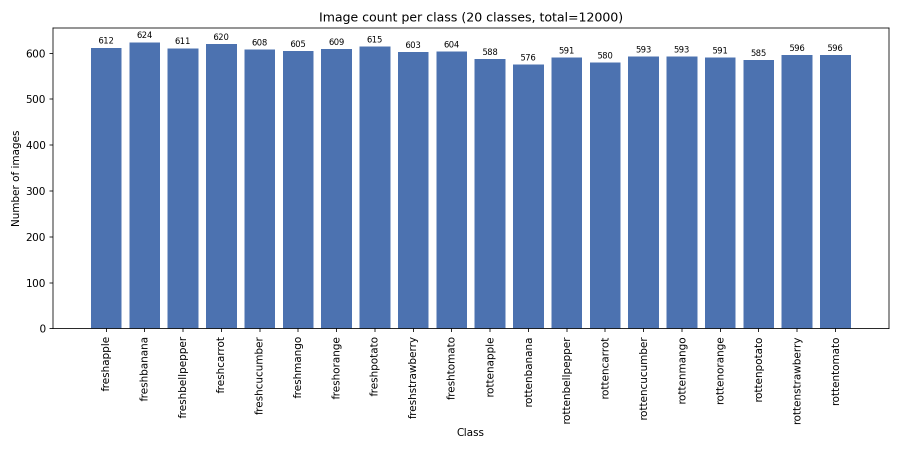
#> input picture results/figures/class_distribution.png, 1800 x 900 px (shown at 1/2 size)
$ python check_images.py --data-dir ../../results/figures
#> lines starting #> are read from the running program, lines starting #| are printed output that depends on the picture
### src/preprocessing/dataset_utils.py
"""Shared helpers for the preprocessing stage (Person 1).

Everything the team relies on for reading the raw dataset lives here so that
the "single source of truth" (docs/file_list.csv) is produced from one place.

Reference pipeline: Yuan & Chen (2024) -- pretrained CNN feature extraction ->
PCA -> SVM/LDA/Bagging. This module only covers reading/scanning the images and
the constants that describe how they must be pre-processed downstream.
"""

from __future__ import annotations

import os
from dataclasses import dataclass

# --------------------------------------------------------------------------
# Global constants (kept in sync with docs/EXPERIMENT_RULES.md)
# --------------------------------------------------------------------------

# The single global random seed. Every random step in the whole project
# (data split, classifier init, cross-validation, ...) must use this value.
RANDOM_STATE = 42

# Input size fed to the pretrained backbones (DenseNet-201 / ResNeXt-101).
IMAGE_SIZE = (224, 224)

# ImageNet normalisation statistics (models are pretrained on ImageNet).
IMAGENET_MEAN = (0.485, 0.456, 0.406)
IMAGENET_STD = (0.229, 0.224, 0.225)

# File extensions we treat as images.
IMAGE_EXTENSIONS = {".jpg", ".jpeg", ".png", ".bmp", ".gif", ".webp"}

# Column order for docs/file_list.csv -- do NOT change without telling 2/3/4.
FILE_LIST_COLUMNS = ["filepath", "label", "split"]


@dataclass
class ImageRecord:
    """One image on disk together with the class label inferred from its folder."""

    filepath: str  # absolute, normalised path
    label: str  # class name (immediate parent folder name)


def _normalise_label(name: str) -> str:
    """Normalise a class-folder name to a stable, lower-case label.

    Different subsets of the Kaggle dataset sometimes spell folders as
    ``freshApples`` / ``fresh_apples`` / ``Fresh Apples``.  We collapse those to
    a single canonical form so the 20 classes do not get double-counted.
    """
    return name.strip().lower().replace(" ", "").replace("-", "").replace("_", "")


def scan_images(data_dir: str) -> list[ImageRecord]:
    """Recursively scan ``data_dir`` and return one record per image file.

    The class label is taken from the *immediate parent folder* of each image,
    which matches the layout of the Kaggle
    ``muhriddinmuxiddinov/fruits-and-vegetables-dataset`` (one folder per class,
    optionally nested under a train/test folder we intentionally ignore because
    Person 1 re-splits everything from scratch).

    Files are returned sorted by path so the scan is deterministic across runs
    and machines -- this is what makes the resulting split reproducible.
    """
#> called with data_dir = '../../results/figures'
    if not os.path.isdir(data_dir):
        raise FileNotFoundError(
            f"Data directory not found: {data_dir!r}. "
            "Point --data-dir at the extracted Kaggle dataset "
            "(see src/preprocessing/download_data.py)."
        )

    records: list[ImageRecord] = []
    for root, _dirs, files in os.walk(data_dir):
        for fname in files:
            ext = os.path.splitext(fname)[1].lower()
            if ext not in IMAGE_EXTENSIONS:
                continue
            parent = os.path.basename(os.path.normpath(root))
            label = _normalise_label(parent)
            filepath = os.path.abspath(os.path.join(root, fname))
            records.append(ImageRecord(filepath=filepath, label=label))

    records.sort(key=lambda r: r.filepath)
    return records


def summarise_labels(records: list[ImageRecord]) -> dict[str, int]:
    """Return an ordered {label: count} dict (sorted by label name)."""
    counts: dict[str, int] = {}
    for rec in records:
        counts[rec.label] = counts.get(rec.label, 0) + 1
    return dict(sorted(counts.items()))

### src/preprocessing/check_images.py
"""Stage 1.1 + 1.2 -- dataset integrity check and class distribution.

For every image in the dataset this script:
  1. Tries to open/decode it with Pillow (and, if installed, OpenCV as a second
     opinion). Any file that fails is written to a "corrupt files" report.
  2. Records its format and (width, height) so we can see the size distribution
     and decide whether a global resize is enough.
  3. Counts images per class and saves a class-distribution bar chart.

Outputs (all under results/ and docs/):
  results/figures/class_distribution.png
  results/tables/image_stats.csv         (per-image: path, label, format, w, h, ok)
  results/tables/format_size_summary.csv (aggregate format + size summary)
  docs/corrupt_files.txt                 (one bad file path per line; may be empty)

Usage:
  python src/preprocessing/check_images.py --data-dir path/to/dataset
"""

from __future__ import annotations

import argparse
import os
import sys
import warnings

import pandas as pd
from PIL import Image

# Make "import dataset_utils" work whether run as a module or a plain script.
sys.path.insert(0, os.path.dirname(os.path.abspath(__file__)))
import dataset_utils as du  # noqa: E402

# Pillow refuses truncated files by default with a warning; treat as an error.
warnings.simplefilter("error", Image.DecompressionBombWarning)

try:
    import cv2  # optional second-opinion decoder

    _HAS_CV2 = True
except Exception:  # pragma: no cover - opencv is optional
    _HAS_CV2 = False

# Repo root = two levels up from this file (src/preprocessing/ -> repo/).
REPO_ROOT = os.path.abspath(os.path.join(os.path.dirname(__file__), "..", ".."))
FIG_DIR = os.path.join(REPO_ROOT, "results", "figures")
TABLE_DIR = os.path.join(REPO_ROOT, "results", "tables")
DOCS_DIR = os.path.join(REPO_ROOT, "docs")


def inspect_image(path: str) -> dict:
    """Open one image and return its format/size, or mark it as corrupt.

    ``Image.verify()`` checks the file is not truncated; we then re-open to read
    the real size (verify() leaves the file object unusable). If OpenCV is
    available we also require it to decode the file, catching a class of files
    Pillow accepts but that break other libraries downstream.
    """
#> called with path = 'results/figures/class_distribution.png'
    info = {"format": None, "width": None, "height": None, "ok": False, "error": ""}
    try:
        with Image.open(path) as im:
#> im is the input picture: PIL image 1800x900 RGBA; mean R, G, B, A 175.8, 191.7, 217.6, 255
            im.verify()
        with Image.open(path) as im:
            info["format"] = im.format
            info["width"], info["height"] = im.size

        if _HAS_CV2:
            arr = cv2.imread(path)
            if arr is None:
                raise ValueError("cv2 failed to decode")

        info["ok"] = True
    except Exception as exc:  # noqa: BLE001 - we want to record any failure
        info["error"] = f"{type(exc).__name__}: {exc}"
    return info


def plot_class_distribution(counts: dict[str, int], out_path: str) -> None:
#> called with out_path = 'results/figures/class_distribution.png'
    import matplotlib

    matplotlib.use("Agg")  # headless: never try to open a window
    import matplotlib.pyplot as plt

    labels = list(counts.keys())
    values = list(counts.values())

    fig, ax = plt.subplots(figsize=(12, 6))
    bars = ax.bar(labels, values, color="#4C72B0")
    ax.set_title(f"Image count per class (20 classes, total={sum(values)})")
    ax.set_xlabel("Class")
    ax.set_ylabel("Number of images")
    ax.tick_params(axis="x", rotation=90)
    ax.bar_label(bars, padding=2, fontsize=8)
    fig.tight_layout()
    fig.savefig(out_path, dpi=150)
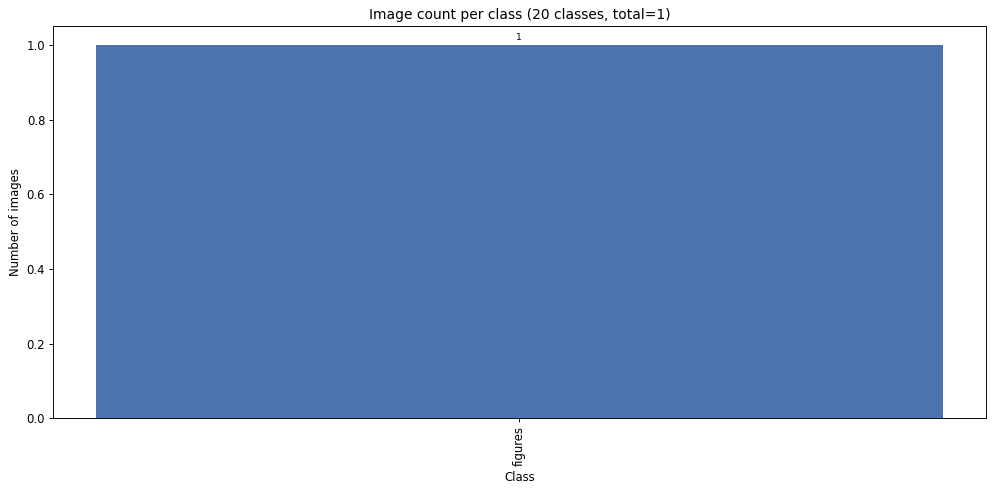
#> figure drawn by matplotlib, 1 panel
    plt.close(fig)


def main() -> int:
    parser = argparse.ArgumentParser(description=__doc__)
    parser.add_argument(
        "--data-dir",
        required=True,
        help="Path to the extracted Kaggle dataset (folders named by class).",
    )
    args = parser.parse_args()

    os.makedirs(FIG_DIR, exist_ok=True)
    os.makedirs(TABLE_DIR, exist_ok=True)
    os.makedirs(DOCS_DIR, exist_ok=True)

    records = du.scan_images(args.data_dir)
    if not records:
        print(f"No images found under {args.data_dir!r}.", file=sys.stderr)
        return 1
    print(f"Scanning {len(records)} images from {args.data_dir} ...")

    rows = []
    corrupt = []
    for i, rec in enumerate(records, 1):
        info = inspect_image(rec.filepath)
        rows.append(
            {
                "filepath": rec.filepath,
                "label": rec.label,
                "format": info["format"],
                "width": info["width"],
                "height": info["height"],
                "ok": info["ok"],
                "error": info["error"],
            }
        )
        if not info["ok"]:
            corrupt.append(f"{rec.filepath}\t{info['error']}")
        if i % 1000 == 0:
            print(f"  ...{i}/{len(records)} checked")

    df = pd.DataFrame(rows)

    # Per-image stats table (full detail for auditing).
    stats_path = os.path.join(TABLE_DIR, "image_stats.csv")
    df.to_csv(stats_path, index=False)

    # Aggregate format + size summary (quick "do we need resizing?" answer).
    good = df[df["ok"]]
    summary = {
        "total_images": len(df),
        "readable_images": int(good.shape[0]),
        "corrupt_images": int((~df["ok"]).sum()),
        "num_classes": df["label"].nunique(),
        "formats": ", ".join(f"{k}:{v}" for k, v in good["format"].value_counts().items()),
        "width_min": int(good["width"].min()) if len(good) else None,
        "width_max": int(good["width"].max()) if len(good) else None,
        "height_min": int(good["height"].min()) if len(good) else None,
        "height_max": int(good["height"].max()) if len(good) else None,
        "unique_sizes": int(good[["width", "height"]].drop_duplicates().shape[0]),
    }
    pd.DataFrame([summary]).to_csv(
        os.path.join(TABLE_DIR, "format_size_summary.csv"), index=False
    )

    # Corrupt file report (single source of truth for files to drop later).
    corrupt_path = os.path.join(DOCS_DIR, "corrupt_files.txt")
    with open(corrupt_path, "w", encoding="utf-8") as f:
        f.write("\n".join(corrupt))

    # Class distribution figure.
    counts = du.summarise_labels([r for r in records])
    fig_path = os.path.join(FIG_DIR, "class_distribution.png")
    plot_class_distribution(counts, fig_path)

    # Console summary.
    print("\n=== Integrity check summary ===")
    for k, v in summary.items():
        print(f"  {k:18}: {v}")
    print(f"\nPer-image stats  -> {stats_path}")
    print(f"Corrupt file list -> {corrupt_path} ({len(corrupt)} bad files)")
    print(f"Class distribution figure -> {fig_path}")
    if df["label"].nunique() != 20:
        print(
            f"\n[WARN] Expected 20 classes but found {df['label'].nunique()}. "
            "Check that --data-dir points at the class folders."
        )
    return 0


if __name__ == "__main__":
    raise SystemExit(main())
#> (the program exits here)
